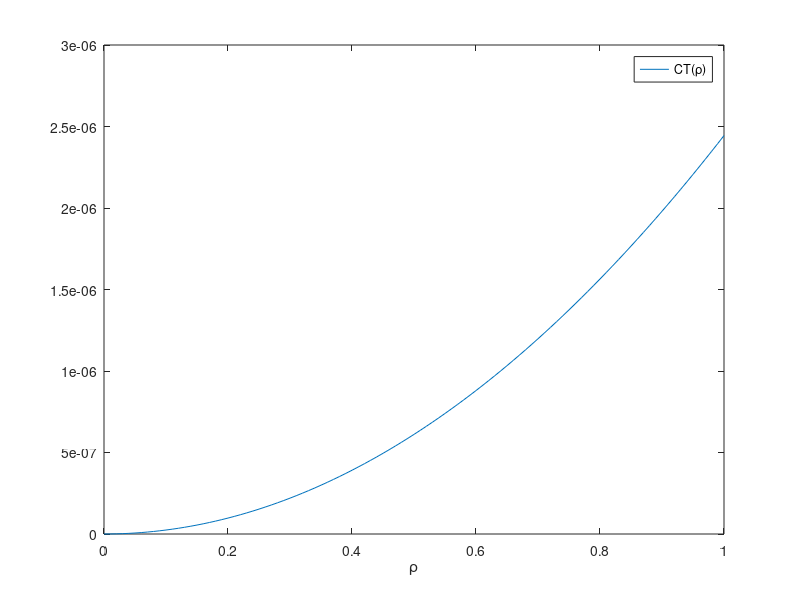

MATLAB code to generate this figure:
% A5COMAS

% The tangential coma CT and the sagittal coma CS are calulated depending on
% using expressions of the third order theory. For similar expressions see
% Jenkins and White, 4th Ed, p.163.

function A5COMAS;
% 1. No coma and spherical aberration
r1 = 11;
r2 = -10;
xo = -30;
n = 1.3168;
f = 1/((1/r1-1/r2)*(n-1));
xi = 1/(1/f + 1/xo)         % xi = 36.837

% 2. Definitions for calculations on coma

pi = (xi + xo)/(xi-xo)      % pi = 0.102
Sigma = (r2+r1)/(r2-r1)     % Sigma = -0.048
Rho = 1.5;
G = (3*(2*n+1))/(4*n)       % G = 2.07
W = (3*(n+1))/(4*n*(n-1))   % W = 4.165

ZZ = W*Sigma + G*pi;

% Tangential Coma CT as function of Rho

Rho =(0:0.01:1);
Beta = 0.05;


CT = (Rho.^2)*((ZZ*tan(Beta))/(f^2));
figure(1);
plot(Rho,CT);
axis([0 1 0 3e-6]);
xlabel('\rho');
legend('CT(\rho)');
% Condition for elimination of coma
% if Rho = -((2n+1)(n-1)/(n+1))pi
% CT is zero for all zones
% CS = 1/3 CT